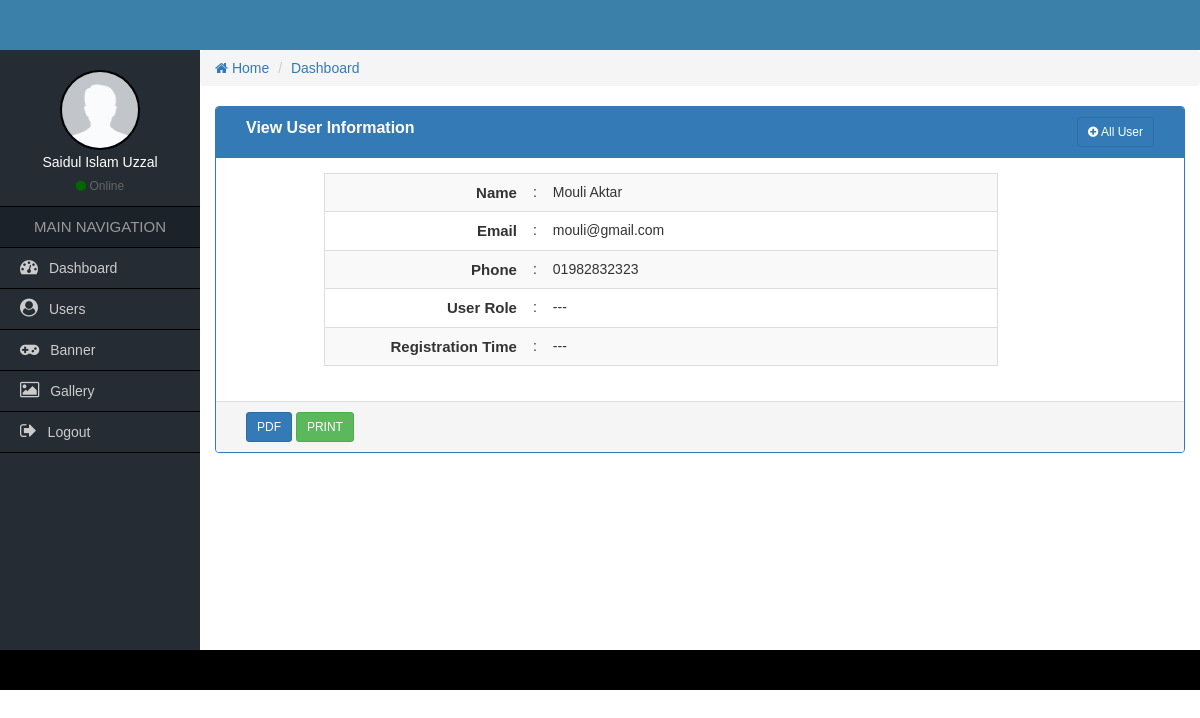
The app's page /view-user.php?v=2 with its own data.
### tables this page shows
CREATE TABLE `cs_user` (
  `user_id` int(11) NOT NULL,
  `user_name` varchar(50) NOT NULL,
  `user_phone` varchar(20) NOT NULL,
  `user_email` varchar(40) NOT NULL,
  `user_username` varchar(20) NOT NULL,
  `user_password` varchar(40) NOT NULL
);

### view-user.php (the view, shortened to what this page needs)
<?php
  require_once('functions/function.php');
  $id=$_GET['v'];
  $sel="SELECT * FROM cs_user WHERE user_id='$id'";
  $Q=mysqli_query($con,$sel);
  $info=mysqli_fetch_array($Q);
?>
    <div class="col-md-12">
    	<div class="panel panel-primary">
            <div class="panel-heading">
                <div class="col-md-9 heading_title">
                    View User Information
                 </div>
                 <div class="col-md-3 text-right">
                 	<a href="all-user.php" class="btn btn-sm btn btn-primary"><i class="fa fa-plus-circle"></i> All User</a>
                </div>
                <div class="clearfix"></div>
            </div>
          <div class="panel-body">
              <div class="col-md-1">
              </div>
              <div class="col-md-9">
              	<table class="table table-hover table-striped table-responsive view_table_cus">
                	<tr>
                    	<td>Name</td>
                        <td>:</td>
                        <td><?= $info['user_name']; ?></td>
                    </tr>
                    <tr>
                    	<td>Email</td>
                        <td>:</td>
                        <td><?= $info['user_email']; ?></td>
                    </tr>
                    <tr>
                    	<td>Phone</td>
                        <td>:</td>
                        <td><?= $info['user_phone']; ?></td>
                    </tr>
                    <tr>
                    	<td>User Role</td>
                        <td>:</td>
                        <td>---</td>
                    </tr>
                    <tr>
                    	<td>Registration Time</td>
                        <td>:</td>
                        <td>---</td>
                    </tr>
                </table>
              </div>
              <div class="col-md-2">
              </div>
          </div>
          <div class="panel-footer">
            <div class="col-md-4">
                <a href="#" class="btn btn-sm btn-primary">PDF</a>
                <a href="#" class="btn btn-sm btn-success">PRINT</a>
            </div>
            <div class="col-md-4">
            </div>
            <div class="col-md-4 text-right">
            </div>
            <div class="clearfix"></div>
          </div>
        </div>
    </div>

### css/style.css (style rules this page uses)
* { margin:0px; padding:0px; outline:0px; }
a { text-decoration:none; }
body { font-family:Verdana, Geneva, sans-serif; }
.heading_title { font-size:16px; font-weight:bold; }
.view_table_cus { border:1px solid #ddd; }
.view_table_cus tr td:first-child { width:30%; text-align:right; font-size:15px; font-weight:bold; }
.view_table_cus tr td:last-child { width:68%; text-align:left; }

### records on screen
cs_user: user_name "Mouli Aktar", user_email "mouli@gmail.com", user_phone "01982832323"
